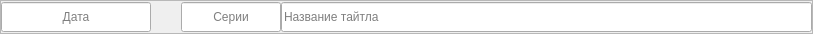
<?xml version="1.0" encoding="UTF-8"?>
<ui version="4.0">
 <class>Form</class>
 <widget class="QWidget" name="Form">
  <property name="geometry">
   <rect>
    <x>0</x>
    <y>0</y>
    <width>813</width>
    <height>34</height>
   </rect>
  </property>
  <property name="minimumSize">
   <size>
    <width>0</width>
    <height>0</height>
   </size>
  </property>
  <property name="windowTitle">
   <string>Form</string>
  </property>
  <property name="autoFillBackground">
   <bool>true</bool>
  </property>
  <property name="styleSheet">
   <string notr="true"/>
  </property>
  <layout class="QVBoxLayout" name="verticalLayout">
   <property name="spacing">
    <number>5</number>
   </property>
   <property name="leftMargin">
    <number>0</number>
   </property>
   <property name="topMargin">
    <number>0</number>
   </property>
   <property name="rightMargin">
    <number>0</number>
   </property>
   <property name="bottomMargin">
    <number>0</number>
   </property>
   <item>
    <widget class="QFrame" name="t_row">
     <property name="enabled">
      <bool>true</bool>
     </property>
     <property name="minimumSize">
      <size>
       <width>0</width>
       <height>0</height>
      </size>
     </property>
     <property name="frameShape">
      <enum>QFrame::StyledPanel</enum>
     </property>
     <property name="frameShadow">
      <enum>QFrame::Raised</enum>
     </property>
     <layout class="QVBoxLayout" name="row_layout">
      <property name="spacing">
       <number>5</number>
      </property>
      <property name="leftMargin">
       <number>0</number>
      </property>
      <property name="topMargin">
       <number>0</number>
      </property>
      <property name="rightMargin">
       <number>0</number>
      </property>
      <property name="bottomMargin">
       <number>0</number>
      </property>
      <item>
       <layout class="QHBoxLayout" name="hor_layout">
        <property name="spacing">
         <number>0</number>
        </property>
        <item>
         <widget class="ExLineEdit" name="con_date">
          <property name="minimumSize">
           <size>
            <width>0</width>
            <height>30</height>
           </size>
          </property>
          <property name="maximumSize">
           <size>
            <width>150</width>
            <height>16777215</height>
           </size>
          </property>
          <property name="cursor">
           <cursorShape>PointingHandCursor</cursorShape>
          </property>
          <property name="focusPolicy">
           <enum>Qt::NoFocus</enum>
          </property>
          <property name="maxLength">
           <number>10</number>
          </property>
          <property name="alignment">
           <set>Qt::AlignCenter</set>
          </property>
          <property name="readOnly">
           <bool>true</bool>
          </property>
          <property name="placeholderText">
           <string>Дата</string>
          </property>
         </widget>
        </item>
        <item>
         <widget class="QLabel" name="status">
          <property name="minimumSize">
           <size>
            <width>30</width>
            <height>30</height>
           </size>
          </property>
          <property name="text">
           <string/>
          </property>
         </widget>
        </item>
        <item>
         <widget class="ExLineEdit" name="count">
          <property name="minimumSize">
           <size>
            <width>0</width>
            <height>30</height>
           </size>
          </property>
          <property name="maximumSize">
           <size>
            <width>100</width>
            <height>16777215</height>
           </size>
          </property>
          <property name="focusPolicy">
           <enum>Qt::NoFocus</enum>
          </property>
          <property name="layoutDirection">
           <enum>Qt::RightToLeft</enum>
          </property>
          <property name="maxLength">
           <number>4</number>
          </property>
          <property name="alignment">
           <set>Qt::AlignCenter</set>
          </property>
          <property name="readOnly">
           <bool>true</bool>
          </property>
          <property name="placeholderText">
           <string>Серии</string>
          </property>
         </widget>
        </item>
        <item>
         <widget class="ExLineEdit" name="title_name">
          <property name="enabled">
           <bool>true</bool>
          </property>
          <property name="minimumSize">
           <size>
            <width>0</width>
            <height>30</height>
           </size>
          </property>
          <property name="focusPolicy">
           <enum>Qt::NoFocus</enum>
          </property>
          <property name="layoutDirection">
           <enum>Qt::RightToLeft</enum>
          </property>
          <property name="text">
           <string/>
          </property>
          <property name="maxLength">
           <number>80</number>
          </property>
          <property name="dragEnabled">
           <bool>false</bool>
          </property>
          <property name="readOnly">
           <bool>true</bool>
          </property>
          <property name="placeholderText">
           <string>Название тайтла</string>
          </property>
         </widget>
        </item>
       </layout>
      </item>
     </layout>
    </widget>
   </item>
  </layout>
 </widget>
 <customwidgets>
  <customwidget>
   <class>ExLineEdit</class>
   <extends>QLineEdit</extends>
   <header>gui.exobjects.h</header>
  </customwidget>
 </customwidgets>
 <resources/>
 <connections/>
</ui>
